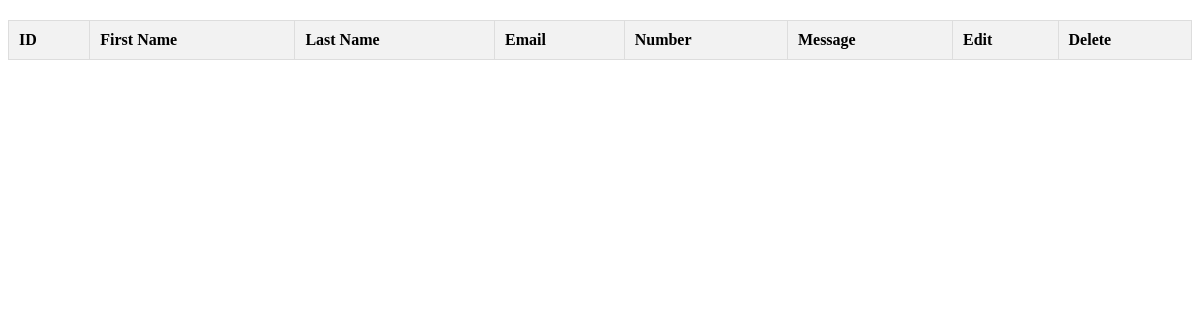
Before: /admin/showmessege.php with the older database file.
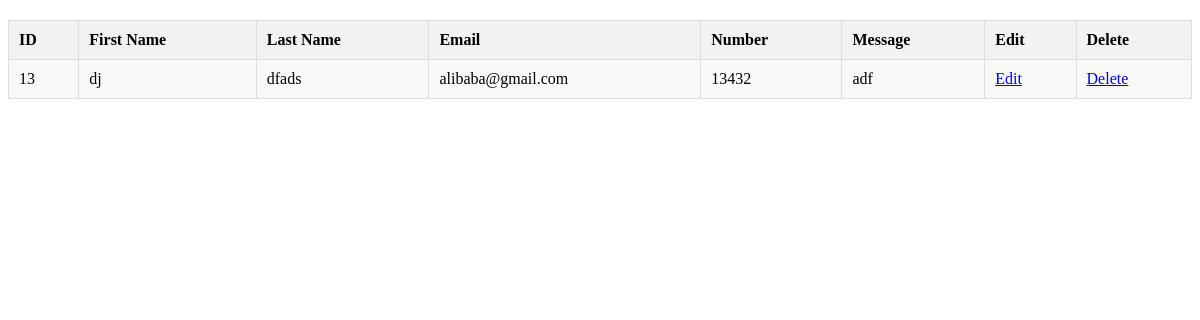
After: the same page with the newer database file.
### tables this page shows
CREATE TABLE `contactus` (
  `id` int(25) NOT NULL,
  `fName` varchar(25) NOT NULL,
  `lName` varchar(20) NOT NULL,
  `email` varchar(40) NOT NULL,
  `number` varchar(16) NOT NULL,
  `messege` varchar(200) NOT NULL
);

### admin/showmessege.php (the view, shortened to what this page needs)
<?php
$link = mysqli_connect("localhost", "root", "", "quickblood");
$sql = "SELECT * FROM contactus";
$result = mysqli_query($link, $sql);
if ($result) {
    echo "<table>";
    echo "<tr><th>ID</th><th>First Name</th><th>Last Name</th><th>Email</th><th>Number</th><th>Message</th><th>Edit</th><th>Delete</th></tr>";
    while ($row = mysqli_fetch_assoc($result)) {
        echo "<tr>";
        echo "<td>" . $row['id'] . "</td>";
        echo "<td>" . $row['fName'] . "</td>";
        echo "<td>" . $row['lName'] . "</td>";
        echo "<td>" . $row['email'] . "</td>";
        echo "<td>" . $row['number'] . "</td>";
        echo "<td>" . $row['messege'] . "</td>";
        echo "<td><a href='edit.php?id=" . $row['id'] . "'>Edit</a></td>";
        echo "<td><a href='delete.php?id=" . $row['id'] . "'>Delete</a></td>";
        echo "</tr>";
    }
    echo "</table>";
} else {
    echo "Error: Could not able to execute $sql. " . mysqli_error($link);
}
?>

Changed rows visible on the page:
added contactus: id "13", fName "dj", lName "dfads", email "alibaba@gmail.com", number "13432", messege "adf"
